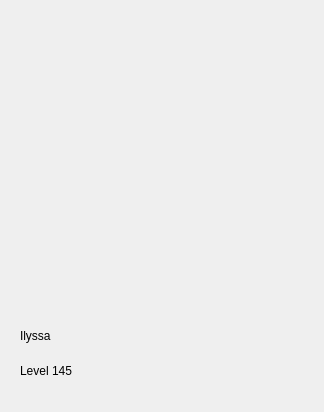
<?xml version="1.0" encoding="UTF-8"?>
<ui version="4.0">
 <class>CharDescription</class>
 <widget class="QWidget" name="CharDescription">
  <property name="geometry">
   <rect>
    <x>0</x>
    <y>0</y>
    <width>324</width>
    <height>412</height>
   </rect>
  </property>
  <property name="maximumSize">
   <size>
    <width>324</width>
    <height>412</height>
   </size>
  </property>
  <property name="windowTitle">
   <string>Form</string>
  </property>
  <widget class="QLabel" name="l_name">
   <property name="geometry">
    <rect>
     <x>20</x>
     <y>320</y>
     <width>271</width>
     <height>31</height>
    </rect>
   </property>
   <property name="text">
    <string>Ilyssa</string>
   </property>
  </widget>
  <widget class="QLabel" name="l_level">
   <property name="geometry">
    <rect>
     <x>20</x>
     <y>360</y>
     <width>281</width>
     <height>21</height>
    </rect>
   </property>
   <property name="text">
    <string>Level 145</string>
   </property>
  </widget>
  <widget class="QLabel" name="charPic">
   <property name="geometry">
    <rect>
     <x>50</x>
     <y>50</y>
     <width>221</width>
     <height>261</height>
    </rect>
   </property>
   <property name="text">
    <string/>
   </property>
  </widget>
 </widget>
 <resources/>
 <connections/>
</ui>
